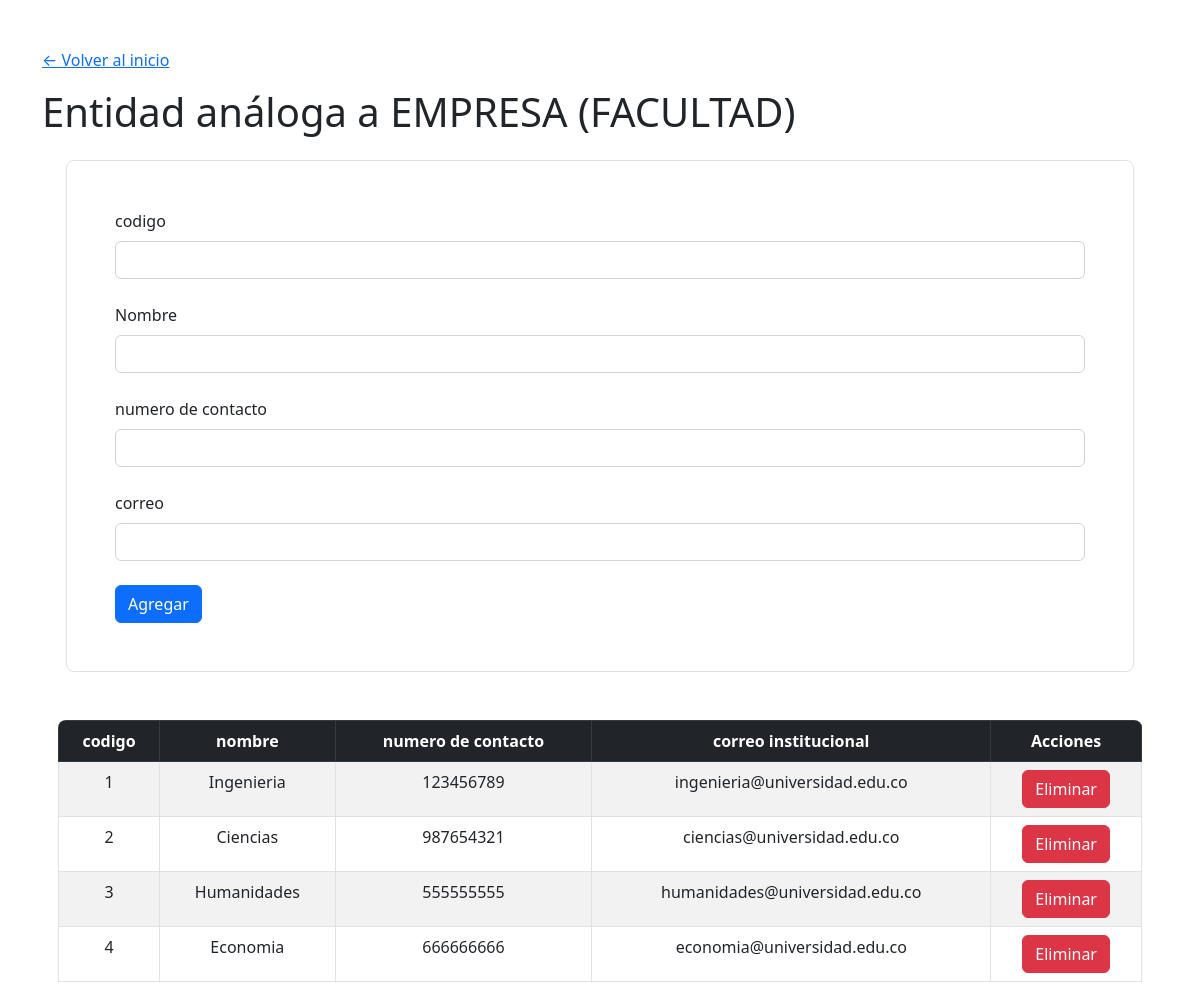
Page /facultad/empresa.php on the committed database.
### tables this page shows
CREATE TABLE FACULTAD(
    codigo INT(10) PRIMARY KEY,
    nombre VARCHAR(50),
    numero_contacto INT(10) NOT NULL,
    correo_institucional VARCHAR(50) NOT NULL,
    CHECK (correo_institucional LIKE '%@universidad.edu.co')
);

### facultad/empresa_select.php (called while the page is built, shortened)
<?php
require('../config/conexion.php');
$query = "SELECT * FROM facultad";
$resultadoEmpresa = mysqli_query($conn, $query) or die(mysqli_error($conn));

### facultad/empresa.php (the view, shortened to what this page needs)
<?php
include "../includes/header.php";
?>
<h1 class="mt-3">Entidad análoga a EMPRESA (FACULTAD)</h1>
<div class="formulario p-5 m-4 border rounded-3">
    <form action="empresa_insert.php" method="post" class="form-group">
        <div class="mb-4">
            <label for="codigo" class="form-label">codigo</label>
            <input type="number" class="form-control" id="codigo" name="codigo" required>
        </div>
        <div class="mb-4">
            <label for="nombre" class="form-label">Nombre</label>
            <input type="text" class="form-control" id="nombre" name="nombre" required>
        </div>
        <div class="mb-4">
            <label for="numero_contacto" class="form-label">numero de contacto</label>
            <input type="number" class="form-control" id="numero_contacto" name="numero_contacto" required>
        </div>
        <div class="mb-4">
            <label for="correo" class="form-label">correo</label>
            <input type="text" class="form-control" id="correo" name="correo" required>
        </div>
        <button type="submit" class="btn btn-primary">Agregar</button>
    </form>
</div>
<?php
require("empresa_select.php");
if($resultadoEmpresa and $resultadoEmpresa->num_rows > 0):
?>
<div class="tabla mt-5 mx-3 rounded-3 overflow-hidden">
    <table class="table table-striped table-bordered">
        <thead class="table-dark">
            <tr>
                <th scope="col" class="text-center">codigo</th>
                <th scope="col" class="text-center">nombre</th>
                <th scope="col" class="text-center">numero de contacto</th>
                <th scope="col" class="text-center">correo institucional</th>
                <th scope="col" class="text-center">Acciones</th>
            </tr>
        </thead>
        <tbody>
            <?php
            foreach ($resultadoEmpresa as $fila):
            ?>
            <tr>
                <td class="text-center"><?= $fila["codigo"]; ?></td>
                <td class="text-center"><?= $fila["nombre"]; ?></td>
                <td class="text-center"><?= $fila["numero_contacto"]; ?></td>
                <td class="text-center"><?= $fila["correo_institucional"]; ?></td>
                <td class="text-center">
                    <form action="empresa_delete.php" method="post">
                        <button type="submit" class="btn btn-danger">Eliminar</button>
                    </form>
                </td>
            </tr>
            <?php
            endforeach;
            ?>
        </tbody>
    </table>
</div>
<?php
endif;
include "../includes/footer.php";
?>

### rows in the picture
facultad: codigo "1", nombre "Ingenieria", numero_contacto "123456789", correo_institucional "ingenieria@universidad.edu.co"
facultad: codigo "2", nombre "Ciencias", numero_contacto "987654321", correo_institucional "ciencias@universidad.edu.co"
facultad: codigo "3", nombre "Humanidades", numero_contacto "555555555", correo_institucional "humanidades@universidad.edu.co"
facultad: codigo "4", nombre "Economia", numero_contacto "666666666", correo_institucional "economia@universidad.edu.co"
